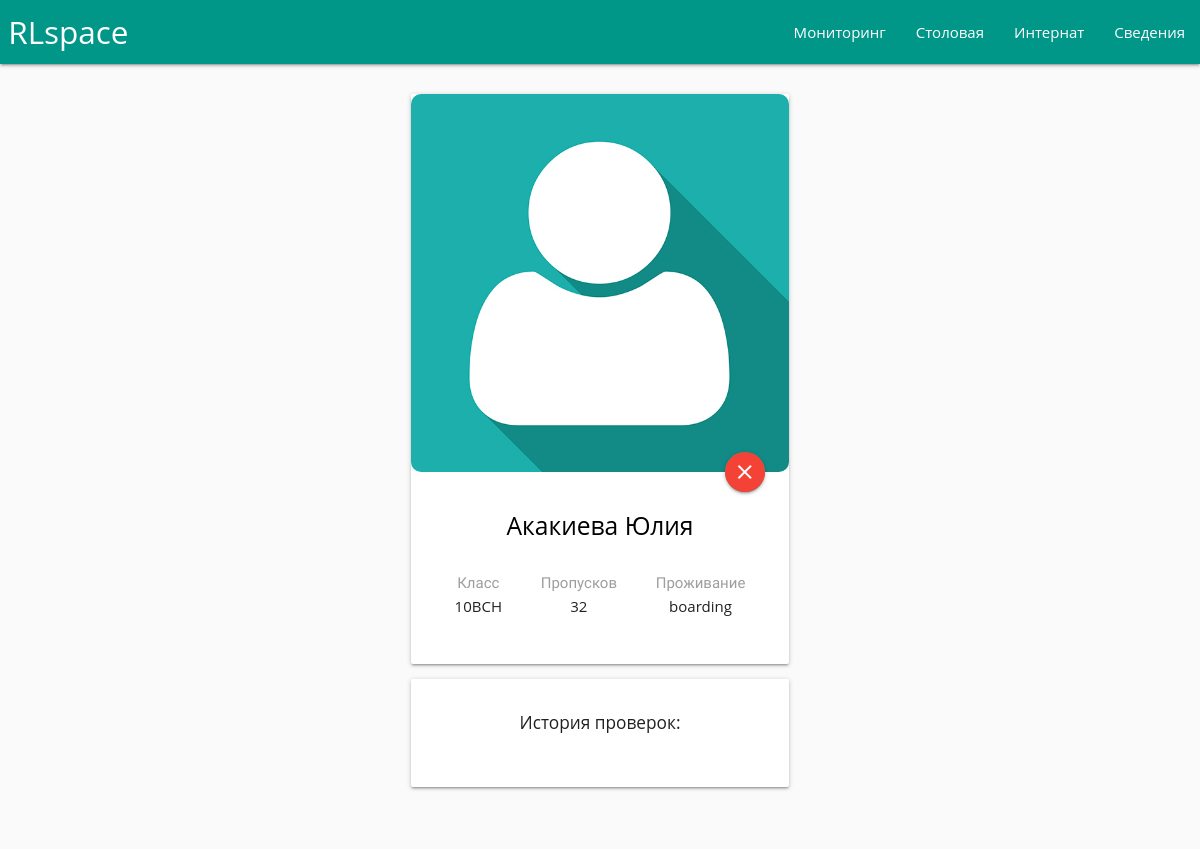
Before: /profile/29/ with the older database file.
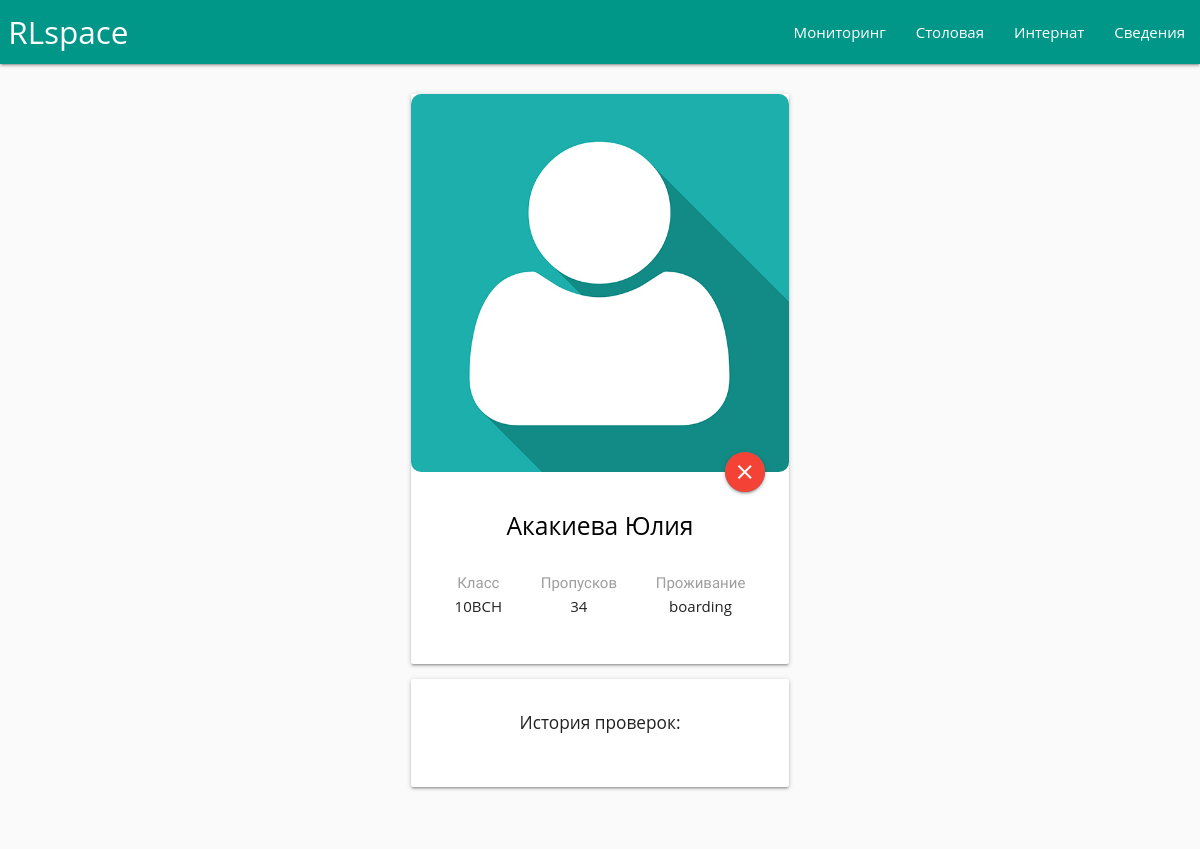
After: the same page with the newer database file.
### main/models.py (models this page shows, shortened)
class Pupil(models.Model):
    index       = models.CharField(max_length = 50)
    qrcode      = models.CharField(max_length = 50)
    name        = models.CharField(max_length = 50)
    grade       = models.CharField(max_length = 50, choices = GRADE)
    location    = models.CharField(max_length = 50, choices = LOCATION)
    eating      = models.BooleanField(default = False)
    inboard     = models.BooleanField(default = True)
    status      = models.CharField(max_length = 50, default = "absent", choices = STATUS)
    arrive_time	   = models.TimeField('time arrive', null = True, blank = True)
    photo     	   = models.ImageField(upload_to = "images/", default = "images/default.jpg")
    non_attendance = models.IntegerField(default = 0);

### main/views.py (the view, shortened to what this page needs)
# urls.py: url(r'^profile/(?P<views_profile_id>[0-9]+)/$', views.profile,     name = 'profile'),
def profile(request, views_profile_id):
	context = {}
	context["is_admin"] = False
	if request.user.is_authenticated():
		context["is_admin"] = True
	profile = Pupil.objects.get(id = views_profile_id)
	events  = Event.objects.filter(profile = profile)
	context["events"]  = events
	context["profile"] = profile
	request = render(request, "main/profile.html", context)
	return request

### main/templates/main/profile.html (shortened to what this page needs)
{% include 'main/header.html' %}
<div class = "row center">
    <div class="row">
        <div class="col s8 m4 offset-m4 offset-s2">
            <div class="card">
                <div class="card-image">
                    <img src="/media/{{profile.photo}}" style="border-radius: 10px">
                    <a class="btn-floating btn-medium halfway-fab waves-effect waves-light">
                        {% if profile.status == "present" %}
                            <i class="material-icons green">add</i>
                        {% else %}
                            <i class="material-icons red">close</i>
                        {% endif %}
                    </a>
                </div>
                <div class="card-content">
                    {% if profile.id == 138 %}
                            <h5 class="center purple-text">{{ profile.name }}</h5>
                        {% else %}
                            <h5 class="center black-text">{{ profile.name }}</h5>
                        {% endif %}
                    <br>
                    <div style="display: flex; justify-content: space-around;" class = "center">
                        <p> <font class="grey-text">Класс</font><br>
                            {{profile.grade}}
                        </p>
                        <p> <font class="grey-text">Пропусков</font><br>
                            {{profile.non_attendance}}
                        </p>
                        <p> <font class="grey-text">Проживание</font><br>
                            {{profile.location}}
                        </p>
                    </div>
                    <br>
                </div>
            </div>
            <div class="card">
                <div class="card-content">
                    <h6>История проверок:</h6>
                    <br>
                </div>
            </div>
        </div>
    </div>
</div>
{% include 'main/footer.html' %}

### main/templates/main/header.html (shortened to what this page needs)
{% load staticfiles %}
<!DOCTYPE html>
<html>
	<head>
        <link rel="stylesheet" href="{% static 'css/materialize.min.css' %}">
        <link rel="stylesheet" href="{% static 'css/fonts.css' %}">
        <link rel="stylesheet" href="{% static 'css/clock.css' %}">
    </head>
    <body style="">
        <header>
            <nav>
                <div class="nav-wrapper teal">
                    <a href="/" class="brand-logo">&nbsp;RLspace</a>
                    <ul id="nav-mobile" class="right hide-on-med-and-down">
                        <li><a href="/monitoring"> Мониторинг</a></li>
                        <li><a href="/canteen"> Столовая </a></li>
                        <li><a href="/board"> Интернат </a></li>
                        <li><a href="/information"> Сведения </a></li>
                    </ul>
                </div>
            </nav>
        </header>
        <br>
        <main>

### main/templates/main/footer.html (shortened to what this page needs)
        </main>
        <br>
    </body>
</html>

### main/static/css/clock.css (style rules this page uses)
* { margin: 0; padding: 0; box-sizing: border-box; }

### main/templates/main/header.html (style rules this page uses)
* { font-family: 'Arimo', sans-serif; }

Changed rows visible on the page:
changed Pupil "Акакиева Юлия": non_attendance "32" → "34"
